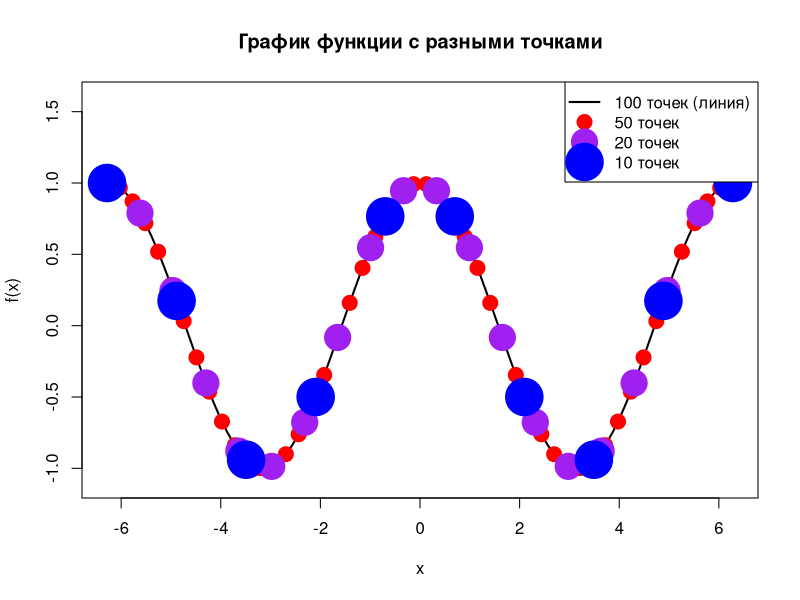

Generate this figure with R:
# 4.2 Grapf of y=cos(x) over [-2pi,2pi]

# Задаем функцию
f <- function(x) { cos(x)  # Пример функции, можно заменить на любую другую
}

# Создаем отрезок и точки для графиков
x <- seq(-2*pi, 2*pi, length.out = 100)  # Общий отрезок [-2*pi, 2π]

# Создаем разные наборы точек
x1 <- x
x2 <- seq(-2*pi, 2*pi, length.out = 50)
x3 <- seq(-2*pi, 2*pi, length.out = 20)
x4 <- seq(-2*pi, 2*pi, length.out = 10)

# Создаем график
plot(x1, f(x1), 
     type = "l",
     lwd = 2, 
     col = "black",
     ylim = c(-1.1, 1.6), 
     xlab = "x", ylab = "f(x)",
     main = "График функции с разными точками")

# Добавляем остальные графики
points(x2, f(x2), col = "red", pch = 19, cex = 2)  # cex = 2 соответствует ширине 4
points(x3, f(x3), col = "purple", pch = 19, cex = 3.5)  # cex = 3.5 ~ ширине 7
points(x4, f(x4), col = "blue", pch = 19, cex = 5)  # cex = 5 ~ ширине 10

# Добавляем легенду
legend("topright", 
       legend = c("100 точек (линия)", "50 точек", "20 точек", "10 точек"),
       col = c("black", "red", "purple", "blue"),
       lty = c(1, NA, NA, NA), 
       pch = c(NA, 19, 19, 19),
       pt.cex = c(1, 2, 3.5, 5),
       lwd = c(2, NA, NA, NA))
